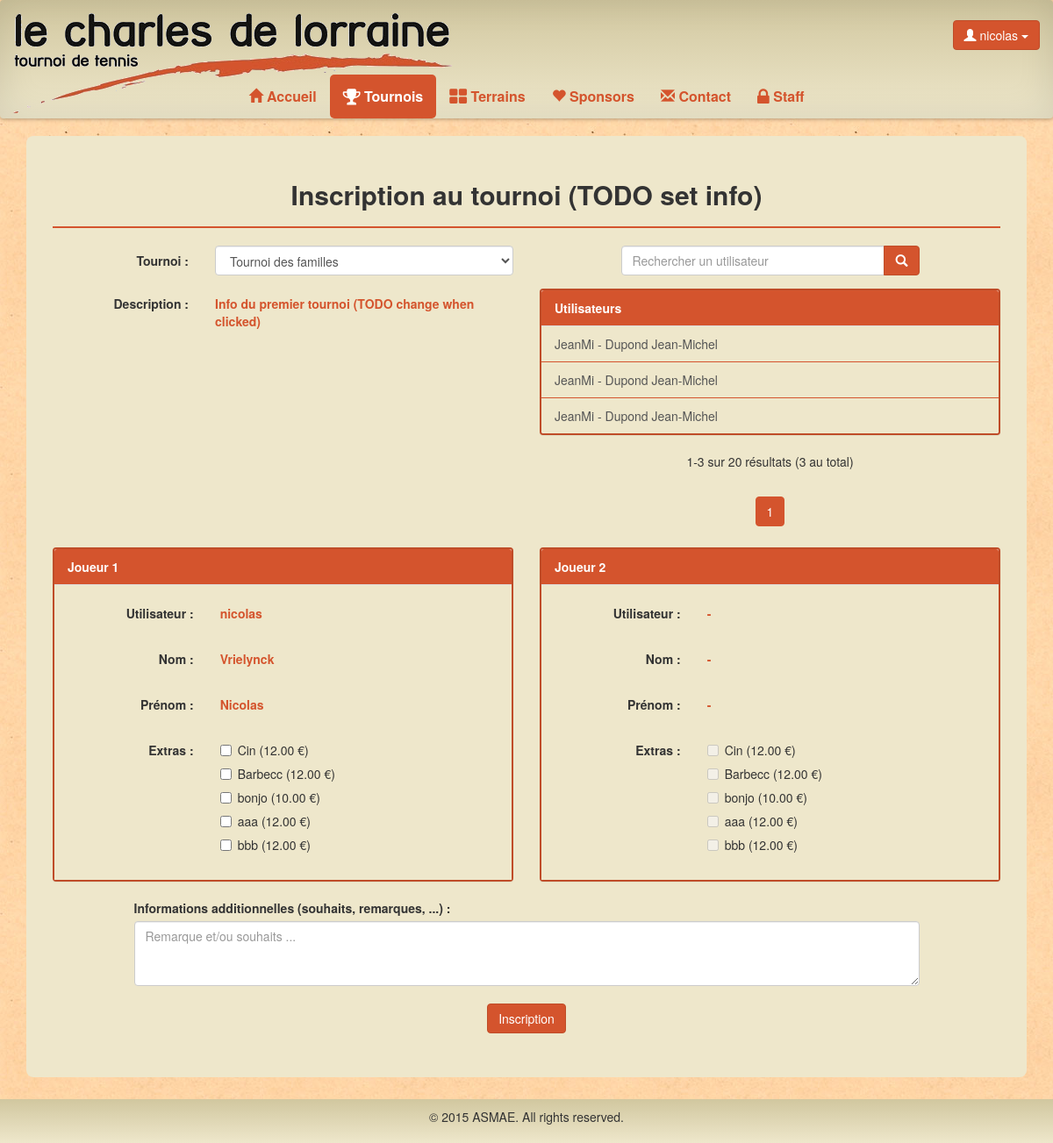
Before: /tennis/inscriptionTournoi (signed in) with the older database file.
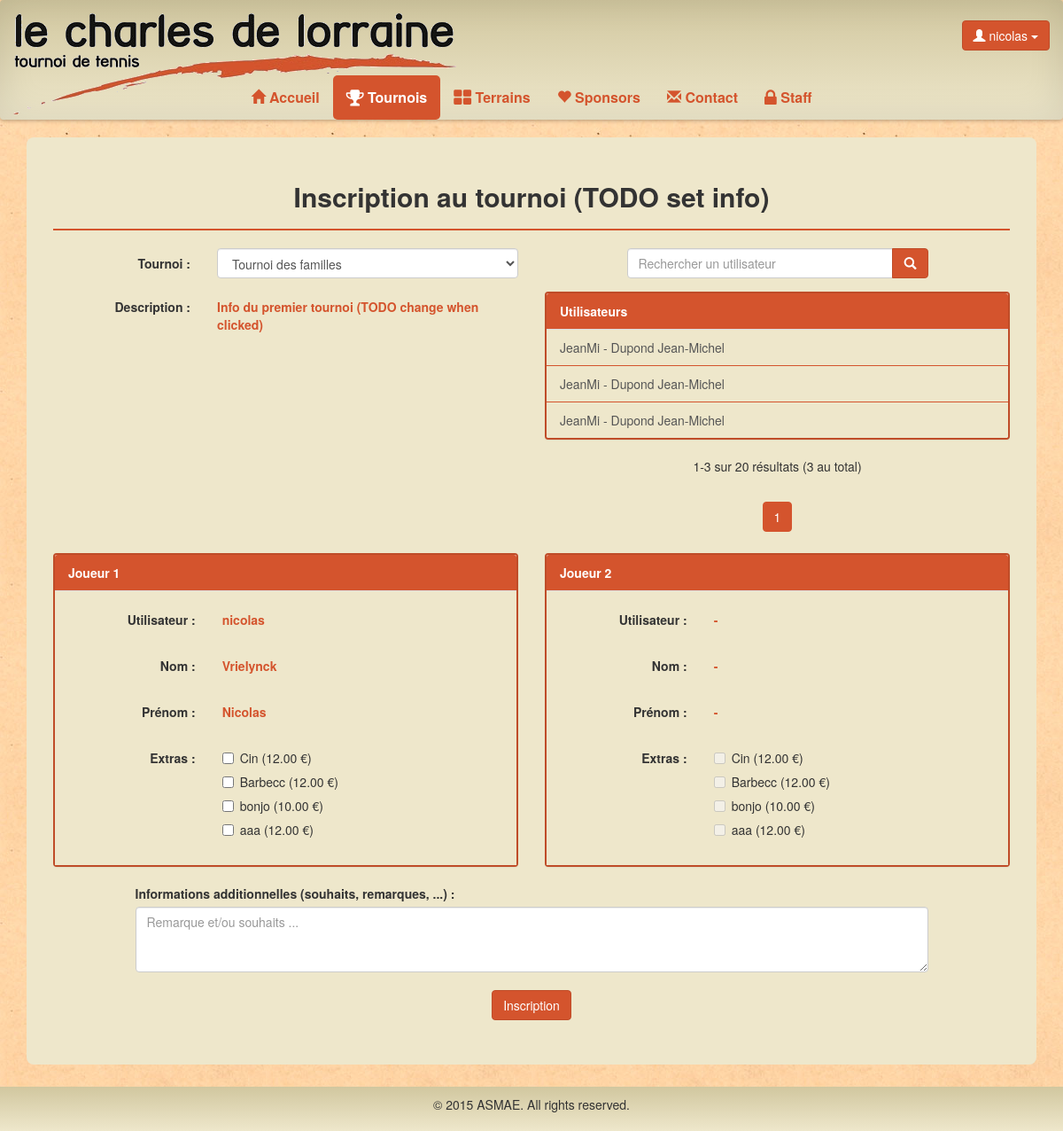
After: the same page with the newer database file.
### tennis/models.py (models this page shows, shortened)
class Extra(models.Model):
	id = models.AutoField(primary_key=True)
	nom = models.CharField(max_length=30)
	prix = models.DecimalField(max_digits=11,decimal_places=2)
	commentaires = models.TextField(null=True)

### tennis/views.py (the view)
def inscriptionTournoi(request):
	if request.user.is_authenticated():
		Ex = Extra.objects.all()
		return render(request,'tennis/inscriptionTournoi.html',locals())
	return redirect(reverse(home))

### tennis/templates/tennis/inscriptionTournoi.html (shortened to what the changed rows need)
{% extends "tennis/tournoi.html" %}
{% block body %}
<div class="container">
	<div class="content-box">
		<h2 class="center">Inscription au tournoi (TODO set info)</h2>
		<form class="form-horizontal" name="registerForm" role="form" method="post" action="{% url "tennis.views.register" %}" onsubmit="" >
			<div class="row">
				<div class="col-sm-6">
					<div class="panel panel-default">
						<div class="panel-body">
							<div class="form-group">
						      <div class="col-sm-8">
						      	{% for extra in Ex %}
						      	<div class="checkbox">
							      <label><input type="checkbox" value="">{{ extra.nom }} ({{ extra.prix }} €)</label>
							    </div>
							    {% endfor %}
						      </div>
						    </div>
						</div>
					</div>
				</div>
				<div class="col-sm-6">
					<div class="panel panel-default">
						<div class="panel-body">
							<div class="form-group">
						      <div class="col-sm-8">
						      	{% for extra in Ex %}
						      	<div class="checkbox">
							      <label><input type="checkbox" value="{{ extra.id }}" disabled>{{ extra.nom }} ({{ extra.prix }} €)</label>
							    </div>
							    {% endfor %}
						      </div>
						    </div>
						</div>
					</div>
				</div>
			</div>
		</form>
	</div>
</div>
{% endblock %}

Changed rows visible on the page:
removed Extra: nom "bbb", prix "12.00"
